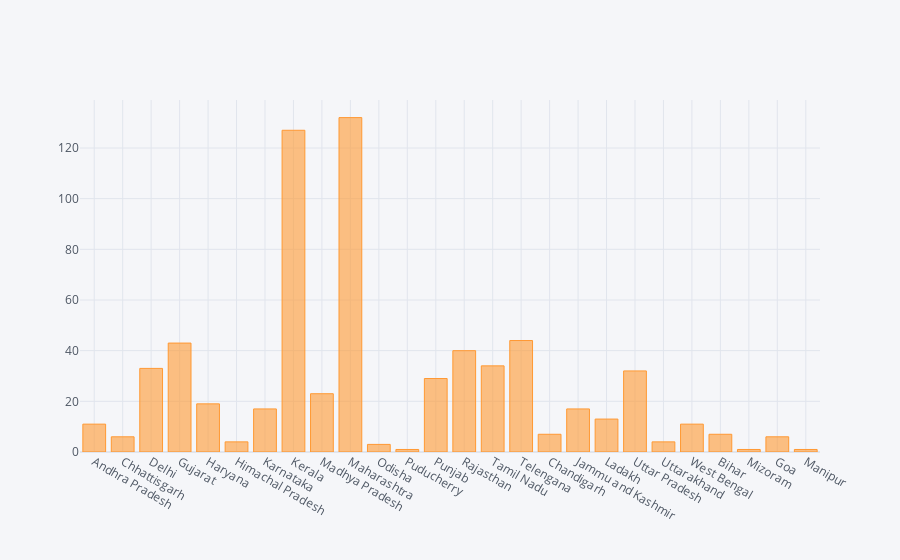

Write notebook code for a chart like this one.
### Markdown cell above
### plotly

### Code cell
df.iplot(kind='bar',x='Name of State / UT',y='Total Active')

### Figure 1 — Plotly figure (JSON) as saved in the notebook; plotly's stock layout.template omitted (floating-point values rounded to 4 significant figures)
{"data": [{"marker": {"color": "rgba(255, 153, 51, 0.6)", "line": {"color": "rgba(255, 153, 51, 1.0)", "width": 1}}, "name": "Total Active", "orientation": "v", "text": "", "type": "bar", "x": ["Andhra Pradesh", "Chhattisgarh", "Delhi", "Gujarat", "Haryana", "Himachal Pradesh", "Karnataka", "Kerala", "Madhya Pradesh", "Maharashtra", "Odisha", "Puducherry", "Punjab", "Rajasthan", "Tamil Nadu", "Telengana", "Chandigarh", "Jammu and Kashmir", "Ladakh", "Uttar Pradesh", "Uttarakhand", "West Bengal", "Bihar", "Mizoram", "Goa", "Manipur"], "y": [11, 6, 33, 43, 19, 4, 17, 127, 23, 132, 3, 1, 29, 40, 34, 44, 7, 17, 13, 32, 4, 11, 7, 1, 6, 1]}], "layout": {"legend": {"bgcolor": "#F5F6F9", "font": {"color": "#4D5663"}}, "paper_bgcolor": "#F5F6F9", "plot_bgcolor": "#F5F6F9", "title": {"font": {"color": "#4D5663"}}, "xaxis": {"gridcolor": "#E1E5ED", "showgrid": true, "tickfont": {"color": "#4D5663"}, "title": {"font": {"color": "#4D5663"}, "text": ""}, "zerolinecolor": "#E1E5ED"}, "yaxis": {"gridcolor": "#E1E5ED", "showgrid": true, "tickfont": {"color": "#4D5663"}, "title": {"font": {"color": "#4D5663"}, "text": ""}, "zerolinecolor": "#E1E5ED"}}}
